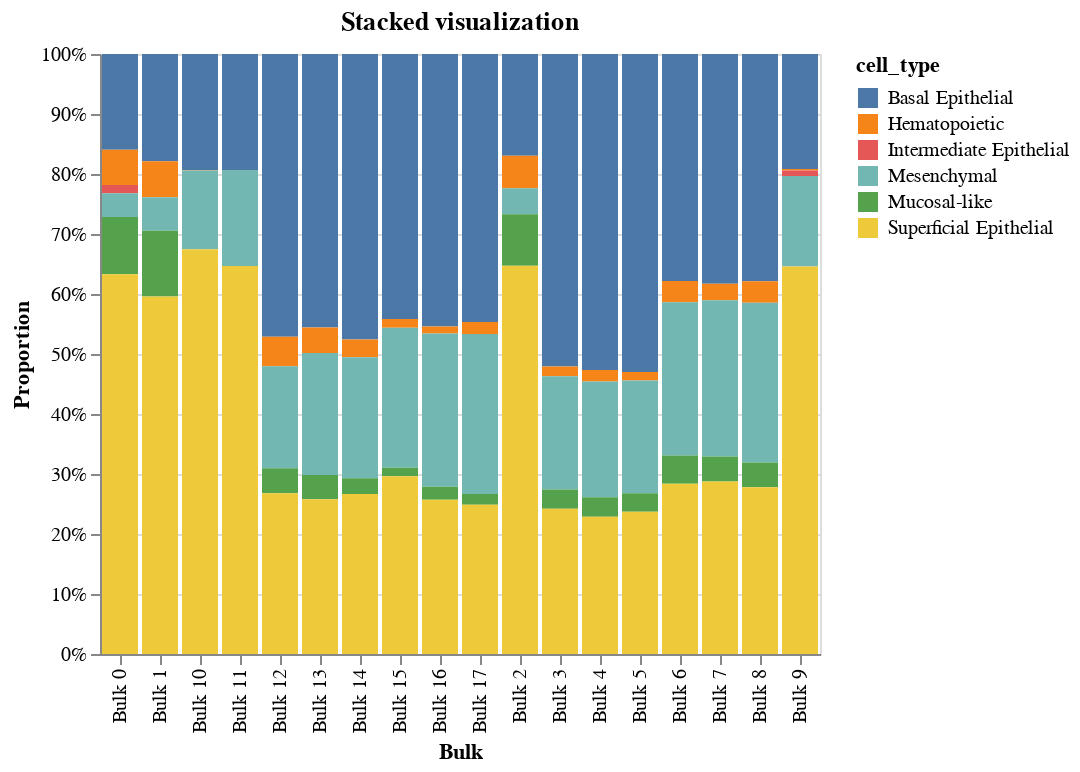

Source (notebook cell):
### Code cell
model.plot_proportions('stacked').properties(title="Stacked visualization")

### Figure 1 — Vega-Lite specification as saved in the notebook (floating-point values rounded to 4 significant figures)
{"config": {"view": {"continuousWidth": 400, "continuousHeight": 300}}, "data": {"name": "data-c45784f5cae086ef572a9c6e53df91d7"}, "mark": "bar", "encoding": {"color": {"field": "cell_type", "type": "nominal"}, "x": {"axis": {"title": "Bulk"}, "field": "index", "type": "nominal"}, "y": {"aggregate": "sum", "axis": {"title": "Proportion"}, "field": "proportion", "stack": "normalize", "type": "quantitative"}}, "title": "Stacked visualization", "$schema": "https://vega.github.io/schema/vega-lite/v4.17.0.json", "datasets": {"data-c45784f5cae086ef572a9c6e53df91d7": [{"index": "Bulk 0", "cell_type": "Basal Epithelial", "proportion": 0.1595, "ci_err": 0.02871, "ci_low": 0.1308, "ci_high": 0.1882}, {"index": "Bulk 1", "cell_type": "Basal Epithelial", "proportion": 0.1786, "ci_err": 0.02598, "ci_low": 0.1526, "ci_high": 0.2045}, {"index": "Bulk 2", "cell_type": "Basal Epithelial", "proportion": 0.1694, "ci_err": 0.02845, "ci_low": 0.141, "ci_high": 0.1979}, {"index": "Bulk 3", "cell_type": "Basal Epithelial", "proportion": 0.5208, "ci_err": 0.02455, "ci_low": 0.4963, "ci_high": 0.5454}, {"index": "Bulk 4", "cell_type": "Basal Epithelial", "proportion": 0.5266, "ci_err": 0.02402, "ci_low": 0.5026, "ci_high": 0.5507}, {"index": "Bulk 5", "cell_type": "Basal Epithelial", "proportion": 0.53, "ci_err": 0.5, "ci_low": 0.03, "ci_high": 1.0}, {"index": "Bulk 6", "cell_type": "Basal Epithelial", "proportion": 0.3782, "ci_err": 0.5, "ci_low": 0.0, "ci_high": 0.8782}, {"index": "Bulk 7", "cell_type": "Basal Epithelial", "proportion": 0.383, "ci_err": 0.5, "ci_low": 0.0, "ci_high": 0.883}, {"index": "Bulk 8", "cell_type": "Basal Epithelial", "proportion": 0.3787, "ci_err": 0.02625, "ci_low": 0.3525, "ci_high": 0.405}, {"index": "Bulk 9", "cell_type": "Basal Epithelial", "proportion": 0.1917, "ci_err": 0.5, "ci_low": 0.0, "ci_high": 0.6917}, {"index": "Bulk 10", "cell_type": "Basal Epithelial", "proportion": 0.1932, "ci_err": 0.5, "ci_low": 0.0, "ci_high": 0.6932}, {"index": "Bulk 11", "cell_type": "Basal Epithelial", "proportion": 0.1934, "ci_err": 0.5, "ci_low": 0.0, "ci_high": 0.6934}, {"index": "Bulk 12", "cell_type": "Basal Epithelial", "proportion": 0.4712, "ci_err": 0.02921, "ci_low": 0.442, "ci_high": 0.5005}, {"index": "Bulk 13", "cell_type": "Basal Epithelial", "proportion": 0.4558, "ci_err": 0.02766, "ci_low": 0.4281, "ci_high": 0.4834}, {"index": "Bulk 14", "cell_type": "Basal Epithelial", "proportion": 0.4759, "ci_err": 0.5, "ci_low": 0.0, "ci_high": 0.9759}, {"index": "Bulk 15", "cell_type": "Basal Epithelial", "proportion": 0.4418, "ci_err": 0.5, "ci_low": 0.0, "ci_high": 0.9418}, {"index": "Bulk 16", "cell_type": "Basal Epithelial", "proportion": 0.4543, "ci_err": 0.5, "ci_low": 0.0, "ci_high": 0.9543}, {"index": "Bulk 17", "cell_type": "Basal Epithelial", "proportion": 0.4467, "ci_err": 0.5, "ci_low": 0.0, "ci_high": 0.9467}, {"index": "Bulk 0", "cell_type": "Hematopoietic", "proportion": 0.05867, "ci_err": 0.01319, "ci_low": 0.04548, "ci_high": 0.07186}, {"index": "Bulk 1", "cell_type": "Hematopoietic", "proportion": 0.06027, "ci_err": 0.01124, "ci_low": 0.04903, "ci_high": 0.07151}, {"index": "Bulk 2", "cell_type": "Hematopoietic", "proportion": 0.05434, "ci_err": 0.01136, "ci_low": 0.04298, "ci_high": 0.0657}, {"index": "Bulk 3", "cell_type": "Hematopoietic", "proportion": 0.01645, "ci_err": 0.003669, "ci_low": 0.01278, "ci_high": 0.02012}, {"index": "Bulk 4", "cell_type": "Hematopoietic", "proportion": 0.01939, "ci_err": 0.003797, "ci_low": 0.0156, "ci_high": 0.02319}, {"index": "Bulk 5", "cell_type": "Hematopoietic", "proportion": 0.01433, "ci_err": 0.5, "ci_low": 0.0, "ci_high": 0.5143}, {"index": "Bulk 6", "cell_type": "Hematopoietic", "proportion": 0.03545, "ci_err": 0.5, "ci_low": 0.0, "ci_high": 0.5355}, {"index": "Bulk 7", "cell_type": "Hematopoietic", "proportion": 0.02737, "ci_err": 0.5, "ci_low": 0.0, "ci_high": 0.5274}, {"index": "Bulk 8", "cell_type": "Hematopoietic", "proportion": 0.03601, "ci_err": 0.006665, "ci_low": 0.02934, "ci_high": 0.04267}, {"index": "Bulk 9", "cell_type": "Hematopoietic", "proportion": 0.00265, "ci_err": 0.5, "ci_low": 0.0, "ci_high": 0.5026}, {"index": "Bulk 10", "cell_type": "Hematopoietic", "proportion": 0.0008056, "ci_err": 0.5, "ci_low": 0.0, "ci_high": 0.5008}, {"index": "Bulk 11", "cell_type": "Hematopoietic", "proportion": 0.0, "ci_err": 0.5, "ci_low": 0.0, "ci_high": 0.5}, {"index": "Bulk 12", "cell_type": "Hematopoietic", "proportion": 0.0493, "ci_err": 0.008082, "ci_low": 0.04122, "ci_high": 0.05738}, {"index": "Bulk 13", "cell_type": "Hematopoietic", "proportion": 0.04274, "ci_err": 0.00698, "ci_low": 0.03576, "ci_high": 0.04972}, {"index": "Bulk 14", "cell_type": "Hematopoietic", "proportion": 0.0297, "ci_err": 0.5, "ci_low": 0.0, "ci_high": 0.5297}, {"index": "Bulk 15", "cell_type": "Hematopoietic", "proportion": 0.0145, "ci_err": 0.5, "ci_low": 0.0, "ci_high": 0.5145}, {"index": "Bulk 16", "cell_type": "Hematopoietic", "proportion": 0.01169, "ci_err": 0.5, "ci_low": 0.0, "ci_high": 0.5117}, {"index": "Bulk 17", "cell_type": "Hematopoietic", "proportion": 0.0201, "ci_err": 0.5, "ci_low": 0.0, "ci_high": 0.5201}, {"index": "Bulk 0", "cell_type": "Intermediate Epithelial", "proportion": 0.0141, "ci_err": 0.01785, "ci_low": 0.0, "ci_high": 0.03195}, {"index": "Bulk 1", "cell_type": "Intermediate Epithelial", "proportion": 0.0, "ci_err": 0.008779, "ci_low": 0.0, "ci_high": 0.008779}, {"index": "Bulk 2", "cell_type": "Intermediate Epithelial", "proportion": 0.0, "ci_err": 0.009471, "ci_low": 0.0, "ci_high": 0.009471}, {"index": "Bulk 3", "cell_type": "Intermediate Epithelial", "proportion": 0.0, "ci_err": 0.002135, "ci_low": 0.0, "ci_high": 0.002135}, {"index": "Bulk 4", "cell_type": "Intermediate Epithelial", "proportion": 0.0, "ci_err": 0.00193, "ci_low": 0.0, "ci_high": 0.00193}, {"index": "Bulk 5", "cell_type": "Intermediate Epithelial", "proportion": 0.0, "ci_err": 0.5, "ci_low": 0.0, "ci_high": 0.5}, {"index": "Bulk 6", "cell_type": "Intermediate Epithelial", "proportion": 0.0, "ci_err": 0.5, "ci_low": 0.0, "ci_high": 0.5}, {"index": "Bulk 7", "cell_type": "Intermediate Epithelial", "proportion": 0.0, "ci_err": 0.5, "ci_low": 0.0, "ci_high": 0.5}, {"index": "Bulk 8", "cell_type": "Intermediate Epithelial", "proportion": 0.0, "ci_err": 0.006246, "ci_low": 0.0, "ci_high": 0.006246}, {"index": "Bulk 9", "cell_type": "Intermediate Epithelial", "proportion": 0.009169, "ci_err": 0.5, "ci_low": 0.0, "ci_high": 0.5092}, {"index": "Bulk 10", "cell_type": "Intermediate Epithelial", "proportion": 0.0, "ci_err": 0.5, "ci_low": 0.0, "ci_high": 0.5}, {"index": "Bulk 11", "cell_type": "Intermediate Epithelial", "proportion": 0.0, "ci_err": 0.5, "ci_low": 0.0, "ci_high": 0.5}, {"index": "Bulk 12", "cell_type": "Intermediate Epithelial", "proportion": 0.0, "ci_err": 0.001283, "ci_low": 0.0, "ci_high": 0.001283}, {"index": "Bulk 13", "cell_type": "Intermediate Epithelial", "proportion": 0.0, "ci_err": 0.002141, "ci_low": 0.0, "ci_high": 0.002141}, {"index": "Bulk 14", "cell_type": "Intermediate Epithelial", "proportion": 0.0, "ci_err": 0.5, "ci_low": 0.0, "ci_high": 0.5}, {"index": "Bulk 15", "cell_type": "Intermediate Epithelial", "proportion": 0.0, "ci_err": 0.5, "ci_low": 0.0, "ci_high": 0.5}, {"index": "Bulk 16", "cell_type": "Intermediate Epithelial", "proportion": 0.0, "ci_err": 0.5, "ci_low": 0.0, "ci_high": 0.5}, {"index": "Bulk 17", "cell_type": "Intermediate Epithelial", "proportion": 0.0, "ci_err": 0.5, "ci_low": 0.0, "ci_high": 0.5}, {"index": "Bulk 0", "cell_type": "Mesenchymal", "proportion": 0.03941, "ci_err": 0.008447, "ci_low": 0.03096, "ci_high": 0.04786}, {"index": "Bulk 1", "cell_type": "Mesenchymal", "proportion": 0.05592, "ci_err": 0.009479, "ci_low": 0.04645, "ci_high": 0.0654}, {"index": "Bulk 2", "cell_type": "Mesenchymal", "proportion": 0.04327, "ci_err": 0.008358, "ci_low": 0.03491, "ci_high": 0.05162}, {"index": "Bulk 3", "cell_type": "Mesenchymal", "proportion": 0.1885, "ci_err": 0.01429, "ci_low": 0.1743, "ci_high": 0.2028}, {"index": "Bulk 4", "cell_type": "Mesenchymal", "proportion": 0.1925, "ci_err": 0.01419, "ci_low": 0.1783, "ci_high": 0.2067}, {"index": "Bulk 5", "cell_type": "Mesenchymal", "proportion": 0.1876, "ci_err": 0.5, "ci_low": 0.0, "ci_high": 0.6876}, {"index": "Bulk 6", "cell_type": "Mesenchymal", "proportion": 0.2554, "ci_err": 0.5, "ci_low": 0.0, "ci_high": 0.7554}, {"index": "Bulk 7", "cell_type": "Mesenchymal", "proportion": 0.2603, "ci_err": 0.5, "ci_low": 0.0, "ci_high": 0.7603}, {"index": "Bulk 8", "cell_type": "Mesenchymal", "proportion": 0.2662, "ci_err": 0.02197, "ci_low": 0.2442, "ci_high": 0.2881}, {"index": "Bulk 9", "cell_type": "Mesenchymal", "proportion": 0.1509, "ci_err": 0.5, "ci_low": 0.0, "ci_high": 0.6509}, {"index": "Bulk 10", "cell_type": "Mesenchymal", "proportion": 0.1314, "ci_err": 0.5, "ci_low": 0.0, "ci_high": 0.6314}, {"index": "Bulk 11", "cell_type": "Mesenchymal", "proportion": 0.1599, "ci_err": 0.5, "ci_low": 0.0, "ci_high": 0.6599}, {"index": "Bulk 12", "cell_type": "Mesenchymal", "proportion": 0.1697, "ci_err": 0.01575, "ci_low": 0.154, "ci_high": 0.1855}, {"index": "Bulk 13", "cell_type": "Mesenchymal", "proportion": 0.2033, "ci_err": 0.01665, "ci_low": 0.1866, "ci_high": 0.2199}, {"index": "Bulk 14", "cell_type": "Mesenchymal", "proportion": 0.2015, "ci_err": 0.5, "ci_low": 0.0, "ci_high": 0.7015}, {"index": "Bulk 15", "cell_type": "Mesenchymal", "proportion": 0.2334, "ci_err": 0.5, "ci_low": 0.0, "ci_high": 0.7334}, {"index": "Bulk 16", "cell_type": "Mesenchymal", "proportion": 0.2555, "ci_err": 0.5, "ci_low": 0.0, "ci_high": 0.7555}, {"index": "Bulk 17", "cell_type": "Mesenchymal", "proportion": 0.2666, "ci_err": 0.5, "ci_low": 0.0, "ci_high": 0.7666}, {"index": "Bulk 0", "cell_type": "Mucosal-like", "proportion": 0.09555, "ci_err": 0.0431, "ci_low": 0.05245, "ci_high": 0.1386}, {"index": "Bulk 1", "cell_type": "Mucosal-like", "proportion": 0.1093, "ci_err": 0.04053, "ci_low": 0.06872, "ci_high": 0.1498}, {"index": "Bulk 2", "cell_type": "Mucosal-like", "proportion": 0.08609, "ci_err": 0.03786, "ci_low": 0.04823, "ci_high": 0.1239}, {"index": "Bulk 3", "cell_type": "Mucosal-like", "proportion": 0.03217, "ci_err": 0.01029, "ci_low": 0.02188, "ci_high": 0.04246}, {"index": "Bulk 4", "cell_type": "Mucosal-like", "proportion": 0.03282, "ci_err": 0.009151, "ci_low": 0.02367, "ci_high": 0.04198}, {"index": "Bulk 5", "cell_type": "Mucosal-like", "proportion": 0.03117, "ci_err": 0.5, "ci_low": 0.0, "ci_high": 0.5312}, {"index": "Bulk 6", "cell_type": "Mucosal-like", "proportion": 0.04711, "ci_err": 0.5, "ci_low": 0.0, "ci_high": 0.5471}, {"index": "Bulk 7", "cell_type": "Mucosal-like", "proportion": 0.0418, "ci_err": 0.5, "ci_low": 0.0, "ci_high": 0.5418}, {"index": "Bulk 8", "cell_type": "Mucosal-like", "proportion": 0.04133, "ci_err": 0.02001, "ci_low": 0.02132, "ci_high": 0.06134}, {"index": "Bulk 9", "cell_type": "Mucosal-like", "proportion": 0.0, "ci_err": 0.5, "ci_low": 0.0, "ci_high": 0.5}, {"index": "Bulk 10", "cell_type": "Mucosal-like", "proportion": 0.0, "ci_err": 0.5, "ci_low": 0.0, "ci_high": 0.5}, {"index": "Bulk 11", "cell_type": "Mucosal-like", "proportion": 0.0, "ci_err": 0.5, "ci_low": 0.0, "ci_high": 0.5}, {"index": "Bulk 12", "cell_type": "Mucosal-like", "proportion": 0.04164, "ci_err": 0.01492, "ci_low": 0.02673, "ci_high": 0.05656}, {"index": "Bulk 13", "cell_type": "Mucosal-like", "proportion": 0.0403, "ci_err": 0.01332, "ci_low": 0.02698, "ci_high": 0.05362}, {"index": "Bulk 14", "cell_type": "Mucosal-like", "proportion": 0.02616, "ci_err": 0.5, "ci_low": 0.0, "ci_high": 0.5262}, {"index": "Bulk 15", "cell_type": "Mucosal-like", "proportion": 0.014, "ci_err": 0.5, "ci_low": 0.0, "ci_high": 0.514}, {"index": "Bulk 16", "cell_type": "Mucosal-like", "proportion": 0.02167, "ci_err": 0.5, "ci_low": 0.0, "ci_high": 0.5217}, {"index": "Bulk 17", "cell_type": "Mucosal-like", "proportion": 0.01781, "ci_err": 0.5, "ci_low": 0.0, "ci_high": 0.5178}, {"index": "Bulk 0", "cell_type": "Superficial Epithelial", "proportion": 0.6328, "ci_err": 0.02269, "ci_low": 0.6101, "ci_high": 0.6555}, {"index": "Bulk 1", "cell_type": "Superficial Epithelial", "proportion": 0.596, "ci_err": 0.02452, "ci_low": 0.5715, "ci_high": 0.6205}, {"index": "Bulk 2", "cell_type": "Superficial Epithelial", "proportion": 0.6469, "ci_err": 0.02275, "ci_low": 0.6241, "ci_high": 0.6696}, {"index": "Bulk 3", "cell_type": "Superficial Epithelial", "proportion": 0.242, "ci_err": 0.0182, "ci_low": 0.2238, "ci_high": 0.2602}, {"index": "Bulk 4", "cell_type": "Superficial Epithelial", "proportion": 0.2286, "ci_err": 0.01785, "ci_low": 0.2108, "ci_high": 0.2465}, {"index": "Bulk 5", "cell_type": "Superficial Epithelial", "proportion": 0.2369, "ci_err": 0.5, "ci_low": 0.0, "ci_high": 0.7369}, {"index": "Bulk 6", "cell_type": "Superficial Epithelial", "proportion": 0.2838, "ci_err": 0.5, "ci_low": 0.0, "ci_high": 0.7838}, {"index": "Bulk 7", "cell_type": "Superficial Epithelial", "proportion": 0.2875, "ci_err": 0.5, "ci_low": 0.0, "ci_high": 0.7875}, {"index": "Bulk 8", "cell_type": "Superficial Epithelial", "proportion": 0.2778, "ci_err": 0.01755, "ci_low": 0.2602, "ci_high": 0.2953}, {"index": "Bulk 9", "cell_type": "Superficial Epithelial", "proportion": 0.6457, "ci_err": 0.5, "ci_low": 0.1457, "ci_high": 1.0}, {"index": "Bulk 10", "cell_type": "Superficial Epithelial", "proportion": 0.6745, "ci_err": 0.5, "ci_low": 0.1745, "ci_high": 1.0}, {"index": "Bulk 11", "cell_type": "Superficial Epithelial", "proportion": 0.6467, "ci_err": 0.5, "ci_low": 0.1467, "ci_high": 1.0}, {"index": "Bulk 12", "cell_type": "Superficial Epithelial", "proportion": 0.2681, "ci_err": 0.02772, "ci_low": 0.2403, "ci_high": 0.2958}, {"index": "Bulk 13", "cell_type": "Superficial Epithelial", "proportion": 0.2579, "ci_err": 0.02514, "ci_low": 0.2328, "ci_high": 0.283}, {"index": "Bulk 14", "cell_type": "Superficial Epithelial", "proportion": 0.2668, "ci_err": 0.5, "ci_low": 0.0, "ci_high": 0.7668}, {"index": "Bulk 15", "cell_type": "Superficial Epithelial", "proportion": 0.2962, "ci_err": 0.5, "ci_low": 0.0, "ci_high": 0.7962}, {"index": "Bulk 16", "cell_type": "Superficial Epithelial", "proportion": 0.2569, "ci_err": 0.5, "ci_low": 0.0, "ci_high": 0.7569}, {"index": "Bulk 17", "cell_type": "Superficial Epithelial", "proportion": 0.2488, "ci_err": 0.5, "ci_low": 0.0, "ci_high": 0.7488}]}}
